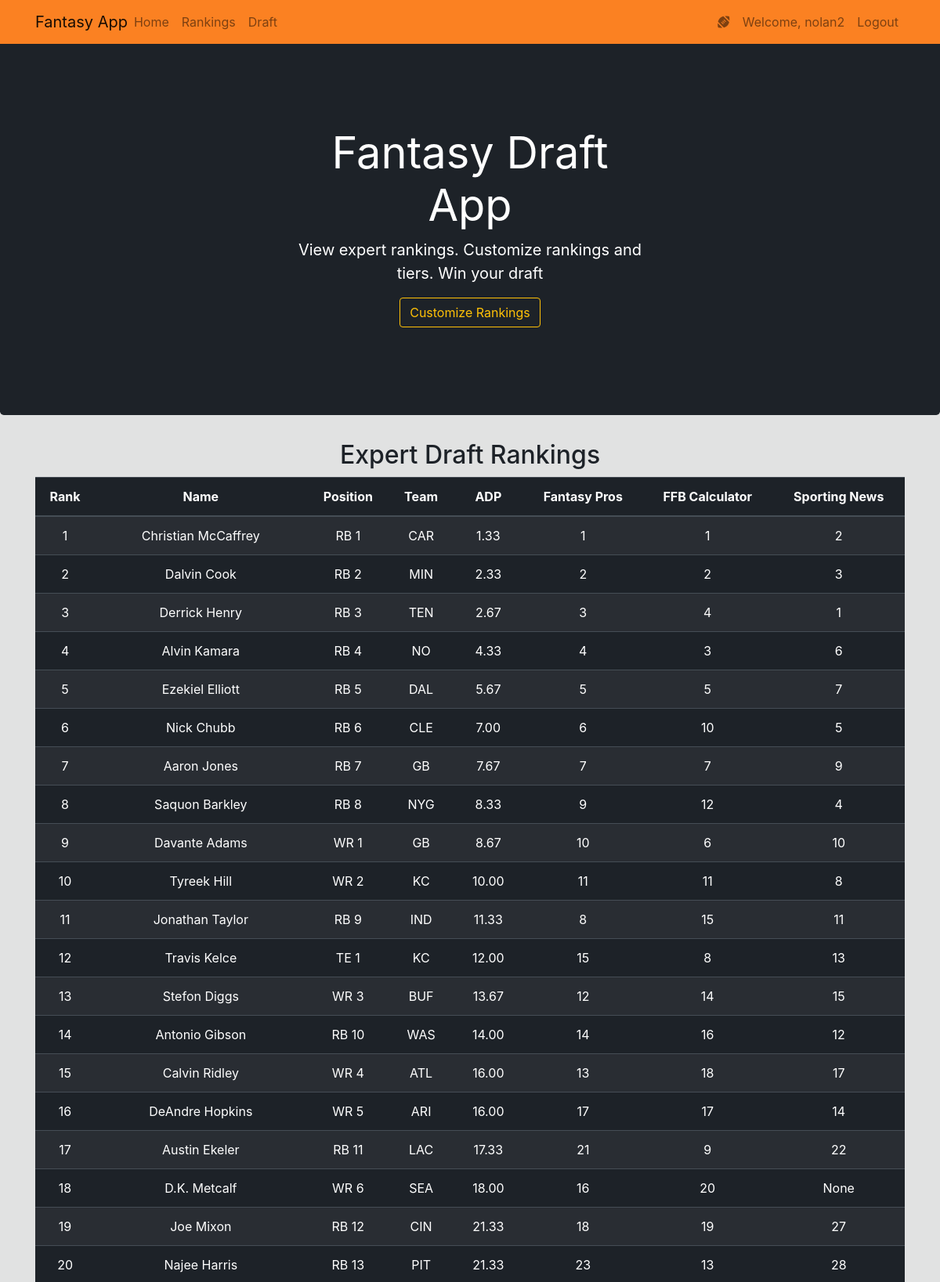
The app's page /home (signed in, upper part) with its own data.
### website/models.py (models this page shows, shortened)
class User(db.Model, UserMixin):
    id = db.Column(db.Integer(), primary_key=True)
    username = db.Column(db.String(length=30), nullable=False, unique=True)
    email_address = db.Column(db.String(length=50), nullable=False, unique=True)
    password_hash = db.Column(db.String(length=60), nullable=False)
    @property
    def password(self):
        return self.password

class Player(db.Model):
    id = db.Column(db.Integer(), primary_key=True)
    rank = db.Column(db.Integer())
    name = db.Column(db.String(length=40), nullable=False, unique=True)
    position = db.Column(db.String(length=3), nullable=False)
    team = db.Column(db.String(length=4))
    adp = db.Column(db.DECIMAL(3,2))
    fp_rank = db.Column(db.Integer())
    ffb_calc_rank = db.Column(db.Integer())
    sport_news_rank = db.Column(db.Integer())
    position_rank = db.Column(db.Integer())

### website/routes.py (the view)
@app.route('/')
@app.route('/home')
def home_page():
    players = Player.query.order_by('rank').all()
    return render_template('home.html', players=players)

### website/models.py (called while the page is built)
@login_manager.user_loader
def load_user(user_id):
    return User.query.get(int(user_id))

### website/templates/home.html (shortened to what this page needs)
{% extends 'base.html' %}
{% block content %}
  <div class="jumbotron text-center" style="color:white; background-color:#1D2228;">
      <div class="col-md-5 mx-auto my-5">
          <h1 class="display-4 font-weight-normal" style="color: white">Fantasy Draft App</h1>
          <p class="lead font-weight-normal">View expert rankings. Customize rankings and tiers. Win your draft</p>
          <a class="btn btn-outline-warning" href="{{ url_for('rankings_page') }}">Customize Rankings</a>
      </div>
  </div>
  <div class="container">
    <h2 class="text-center">Expert Draft Rankings</h2>
    <table class="table table-hover table-dark table-striped overflow-hidden" style="background-color: #1D2228; color:white">
      <thead>
          <tr>
              <th scope="col" class="text-center">Rank</th>
              <th scope="col" class="text-center">Name</th>
              <th scope="col" class="text-center">Position</th>
              <th scope="col" class="text-center">Team</th>
              <th scope="col" class="text-center">ADP</th>
              <th scope="col" class="text-center">Fantasy Pros</th>
              <th scope="col" class="text-center">FFB Calculator</th>
              <th scope="col" class="text-center">Sporting News</th>
          </tr>
      </thead>
      <tbody>
          {% for player in players %}
              <tr>
                  <td class="text-center">{{ player.rank }}</td>
                  <td class="text-center">{{ player.name }}</td>
                  <td class="text-center">{{ player.position }} {{ player.position_rank }}</td>
                  <td class="text-center">{{ player.team }}</td>
                  <td class="text-center">{{ player.adp }}</td>
                  <td class="text-center">{{ player.fp_rank }}</td>
                  <td class="text-center">{{ player.ffb_calc_rank }}</td>
                  <td class="text-center">{{ player.sport_news_rank }}</td>
              </tr>
          {% endfor %}
      </tbody>
    </table>
  </div>
{% endblock %}

### website/templates/base.html (shortened to what this page needs)
<!doctype html>
<html lang="en">
	<head>
		<link rel="stylesheet" href="https://cdn.jsdelivr.net/npm/bootstrap@4.5.3/dist/css/bootstrap.min.css">
	</head>
	<body style="background-color: #E1E2E2; color:  #1D2228; padding: 50px 0px 0px 0px; z-index: 0;">
		<nav id="navbar" class="mb-5 navbar navbar-expand-sm navbar-light fixed-top" style="background-color: #FB8122;">
			<div class="container">
				<a class="navbar-brand mr-auto" href="{{ url_for('home_page') }}">Fantasy App</a>
				<div class="collapse navbar-collapse" id="navbarNav">
					<ul class="navbar-nav mr-auto">
						<li class="nav-item">
							<a class="nav-link" href="{{ url_for('home_page') }}">Home <span class="sr-only">(current)</span></a>
						</li>
						<li class="nav-item">
							<a class="nav-link" href="{{ url_for('rankings_page') }}">Rankings</a>
						</li>
						<li class="nav-item">
							<a class="nav-link" href="{{ url_for('draft_page') }}">Draft</a>
						</li>
					</ul>
					{% if current_user.is_authenticated %}
					<ul class="navbar-nav">
						<li class="nav-item">
							<a class="nav-link">
								<i class="fas fa-football-ball"></i>
							</a>
						</li>
						<li class="nav-item">
							<a class="nav-link">Welcome, {{ current_user.username }}</a>
						</li>
						<li class="nav-item">
							<a class="nav-link" href="{{ url_for('logout_page') }}">Logout</a>
						</li>
					</ul>
				{% endif %}
			</div>
		</nav>
	{% block content %}
	{% endblock %}
</body>
</html>

### website/templates/base.html (style rules this page uses)
label, h1, h6 { color: #1D2228; }

### records on screen
User: username "nolan2"
Player: rank "1", name "Christian McCaffrey", position "RB", position_rank "1", team "CAR", adp "1.33", fp_rank "1", ffb_calc_rank "1", sport_news_rank "2"
Player: rank "2", name "Dalvin Cook", position "RB", position_rank "2", team "MIN", adp "2.33", fp_rank "2", ffb_calc_rank "2", sport_news_rank "3"
Player: rank "3", name "Derrick Henry", position "RB", position_rank "3", team "TEN", adp "2.67", fp_rank "3", ffb_calc_rank "4", sport_news_rank "1"
Player: rank "4", name "Alvin Kamara", position "RB", position_rank "4", team "NO", adp "4.33", fp_rank "4", ffb_calc_rank "3", sport_news_rank "6"
Player: rank "5", name "Ezekiel Elliott", position "RB", position_rank "5", team "DAL", adp "5.67", fp_rank "5", ffb_calc_rank "5", sport_news_rank "7"
Player: rank "6", name "Nick Chubb", position "RB", position_rank "6", team "CLE", adp "7.00", fp_rank "6", ffb_calc_rank "10", sport_news_rank "5"
Player: rank "7", name "Aaron Jones", position "RB", position_rank "7", team "GB", adp "7.67", fp_rank "7", ffb_calc_rank "7", sport_news_rank "9"
Player: rank "8", name "Saquon Barkley", position "RB", position_rank "8", team "NYG", adp "8.33", fp_rank "9", ffb_calc_rank "12", sport_news_rank "4"
Player: rank "9", name "Davante Adams", position "WR", position_rank "1", team "GB", adp "8.67", fp_rank "10", ffb_calc_rank "6", sport_news_rank "10"
Player: rank "10", name "Tyreek Hill", position "WR", position_rank "2", team "KC", adp "10.00", fp_rank "11", ffb_calc_rank "11", sport_news_rank "8"
Player: rank "11", name "Jonathan Taylor", position "RB", position_rank "9", team "IND", adp "11.33", fp_rank "8", ffb_calc_rank "15", sport_news_rank "11"
Player: rank "12", name "Travis Kelce", position "TE", position_rank "1", team "KC", adp "12.00", fp_rank "15", ffb_calc_rank "8", sport_news_rank "13"
Player: rank "13", name "Stefon Diggs", position "WR", position_rank "3", team "BUF", adp "13.67", fp_rank "12", ffb_calc_rank "14", sport_news_rank "15"
Player: rank "14", name "Antonio Gibson", position "RB", position_rank "10", team "WAS", adp "14.00", fp_rank "14", ffb_calc_rank "16", sport_news_rank "12"
Player: rank "15", name "Calvin Ridley", position "WR", position_rank "4", team "ATL", adp "16.00", fp_rank "13", ffb_calc_rank "18", sport_news_rank "17"
Player: rank "16", name "DeAndre Hopkins", position "WR", position_rank "5", team "ARI", adp "16.00", fp_rank "17", ffb_calc_rank "17", sport_news_rank "14"
Player: rank "17", name "Austin Ekeler", position "RB", position_rank "11", team "LAC", adp "17.33", fp_rank "21", ffb_calc_rank "9", sport_news_rank "22"
Player: rank "18", name "D.K. Metcalf", position "WR", position_rank "6", team "SEA", adp "18.00", fp_rank "16", ffb_calc_rank "20", sport_news_rank "None"
Player: rank "19", name "Joe Mixon", position "RB", position_rank "12", team "CIN", adp "21.33", fp_rank "18", ffb_calc_rank "19", sport_news_rank "27"
Player: rank "20", name "Najee Harris", position "RB", position_rank "13", team "PIT", adp "21.33", fp_rank "23", ffb_calc_rank "13", sport_news_rank "28"
